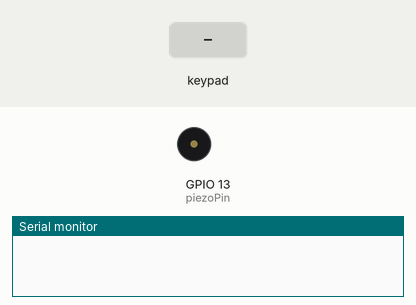
The sketch below on a simulated ESP32. Shown: buzzer (waves = sounding), the last lines printed to the serial monitor. Inputs (shaded band) come from the test bench.

Above: at 1.2 s.
1.3 s: keypad keys 1 4 2 7 2 6 2 5 pressed 0.4 s apart
At 1.4 s:
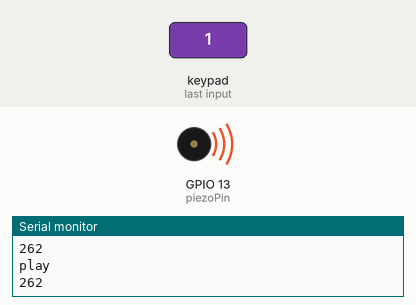
6.0 s: key 'A' pressed
At 6.7 s:
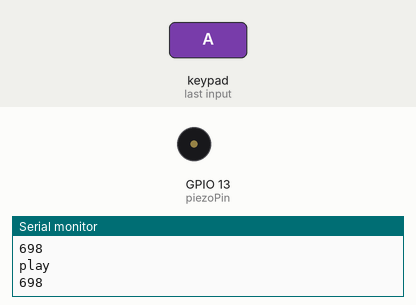
7.5 s: key 'B' pressed
At 7.6 s:
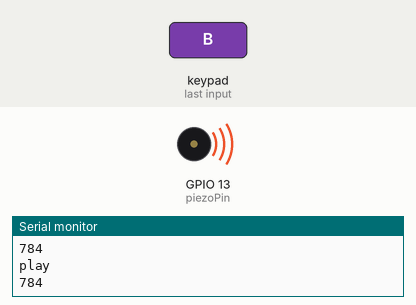
9.0 s: keypad keys 1 4 2 7 2 6 2 5 # pressed 0.4 s apart
At 13.7 s:
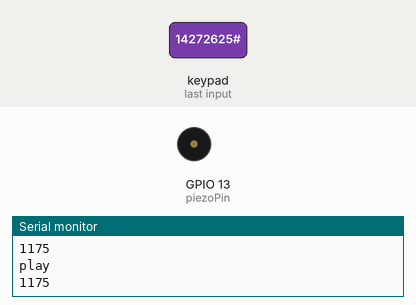
14.1 s: key 'C' pressed
At 14.2 s:
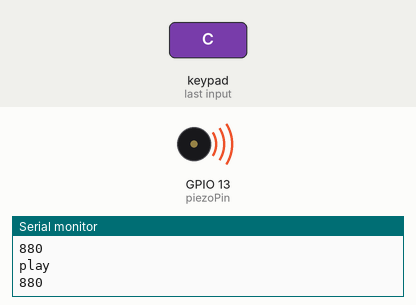
15.6 s: keypad keys 1 4 2 7 2 6 2 5 * pressed 0.4 s apart
At 20.0 s:
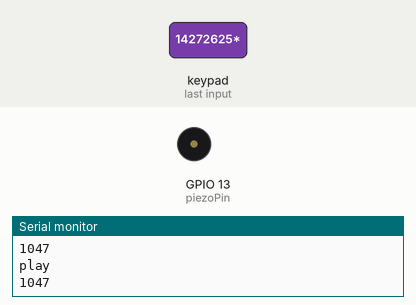
Timing chart, 0 to 21.5 s (numbered marks = the images above; inputs shaded):
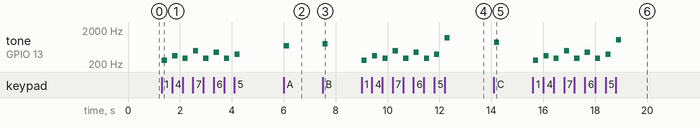

Measured:
- after the input at 1.3 s, tone on GPIO 13 (piezoPin): plays 262 Hz for 0.20 s, 349 Hz for 0.20 s, 294 Hz for 0.20 s, 494 Hz for 0.20 s, 294 Hz for 0.20 s, 440 Hz for 0.20 s … (8 notes in this stretch), starting at once
- after the input at 6.0 s, tone on GPIO 13 (piezoPin): silent → 698 Hz at once, → silent 0.20 s later
- after the input at 7.5 s, tone on GPIO 13 (piezoPin): silent → 784 Hz at once, → silent 0.20 s later
- after the input at 9.0 s, tone on GPIO 13 (piezoPin): plays 262 Hz for 0.20 s, 349 Hz for 0.20 s, 294 Hz for 0.20 s, 494 Hz for 0.20 s, 294 Hz for 0.20 s, 440 Hz for 0.20 s … (9 notes in this stretch), starting at once
- after the input at 14.1 s, tone on GPIO 13 (piezoPin): silent → 880 Hz at once, → silent 0.20 s later
- after the input at 15.6 s, tone on GPIO 13 (piezoPin): plays 262 Hz for 0.20 s, 349 Hz for 0.20 s, 294 Hz for 0.20 s, 494 Hz for 0.20 s, 294 Hz for 0.20 s, 440 Hz for 0.20 s … (9 notes in this stretch), starting at once

The sketch:

Digital_Piano.ino
```cpp
#include <Keypad.h>
#include <iostream>
#include <map>

constexpr uint8_t ROWS = 4;
constexpr uint8_t COLS = 4;
constexpr uint8_t piezoPin = 13;

char keyMap[ROWS][COLS] = {
  {'1','2','3', 'A'},
  {'4','5','6', 'B'},
  {'7','8','9', 'C'},
  {'*','0','#', 'D'}
};

uint8_t rowPins[ROWS] = {14, 27, 26, 25}; // GIOP14, GIOP27, GIOP26, GIOP25
uint8_t colPins[COLS] = {33, 32, 18, 19}; // GIOP33, GIOP32, GIOP18, GIOP19
Keypad keypad = Keypad(makeKeymap(keyMap), rowPins, colPins, ROWS, COLS );
const std::map<char, uint16_t> notes = {
{'1' , 262},
{'2' , 294},
{'3' , 330},
{'4' , 349},
{'5' , 392},
{'6' , 440},
{'7' , 494},
{'8' , 523},
{'9' , 587},
{'0' , 659},
{'A' , 698},
{'B' , 784},
{'C' , 880},
{'D' , 988},
{'*' , 1047},
{'#' , 1175}
};

void setup() {
  Serial.begin(115200);
}

uint16_t getFreq(char key){
   auto it = notes.find(key);
    if (it != notes.end())
        return it->second;

    return 0;
}

void play(uint16_t freq){
  Serial.println("play");
  Serial.println(freq);
  if (freq == 0)
        return;
    tone(piezoPin, freq, 200);
}


void loop() {
  char key = keypad.getKey();
  if (key != NO_KEY)
  {
    Serial.print("Pressed: ");
    Serial.println(key);
    uint16_t freq = getFreq(key);
    Serial.println(freq);
    play(freq);
  }
}
```
